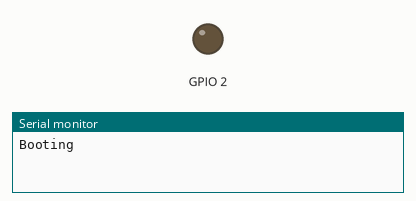
A sketch run on a simulated ESP8266 (NodeMCU). Shown: output pins drawn as LEDs (lit = HIGH), the last lines printed to the serial monitor. WiFi joins after 1.5 s; servers stay silent unless stated.

Above: at 0.1 s.
At 1.6 s:
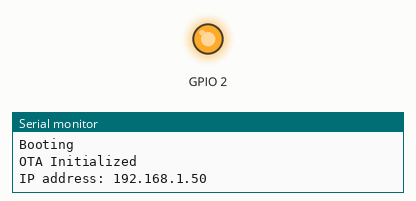
Timing chart, 0 to 3.1 s (numbered marks = the images above):
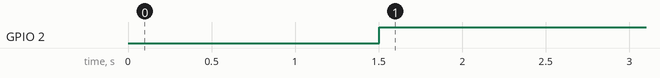

The sketch:

0TA_Template_Sketch.ino
```cpp
#define ESP32_RTOS  // Uncomment this line if you want to use the code with freertos only on the ESP32
                    // Has to be done before including "OTA.h"

#include "OTA.h"
//#include <credentials.h>

#define mySSID "<redacted>"
#define myPASSWORD "<redacted"

void setup() {
  Serial.begin(115200);
  Serial.println("Booting");

  // prepare for OTA updates when connected to the internet
  setupOTA("Muhammadi-Counter", mySSID, myPASSWORD);

  // Your setup code

  pinMode(LED_BUILTIN, OUTPUT);     // Initialize the LED_BUILTIN pin as an output


}

void loop() {
#ifdef defined(ESP32_RTOS) && defined(ESP32)
#else // If you do not use FreeRTOS, you have to regulary call the handle method.
  ArduinoOTA.handle();
#endif

  // Your code here

  digitalWrite(LED_BUILTIN, LOW);   // Turn the LED on (Note that LOW is the voltage level
  // but actually the LED is on; this is because
  // it is active low on the ESP-01)
//  delay(1000);                      // Wait for a second
  digitalWrite(LED_BUILTIN, HIGH);  // Turn the LED off by making the voltage HIGH
  delay(1000);                      // Wait for two seconds (to demonstrate the active low LED)

}
```

OTA.h
```cpp
#ifdef ESP32
#include <WiFi.h>
#include <ESPmDNS.h>
#else
#include <ESP8266WiFi.h>
#include <ESP8266mDNS.h>
#endif

#include <WiFiUdp.h>
#include <ArduinoOTA.h>


#if defined(ESP32_RTOS) && defined(ESP32)
void ota_handle( void * parameter ) {
  for (;;) {
    ArduinoOTA.handle();
    delay(3500);
  }
}
#endif

void setupOTA(const char* nameprefix, const char* ssid, const char* password) {
  // Configure the hostname
  uint16_t maxlen = strlen(nameprefix) + 7;
  char *fullhostname = new char[maxlen];
  uint8_t mac[6];
  WiFi.macAddress(mac);
  snprintf(fullhostname, maxlen, "%s-%02x%02x%02x", nameprefix, mac[3], mac[4], mac[5]);
  ArduinoOTA.setHostname(fullhostname);
  delete[] fullhostname;

  // Configure and start the WiFi station
  WiFi.mode(WIFI_STA);
  WiFi.begin(ssid, password);

  // Wait for connection
  while (WiFi.waitForConnectResult() != WL_CONNECTED) {
    Serial.println("Connection Failed! Rebooting...");
    delay(5000);
    ESP.restart();
  }

  // Port defaults to 3232
  // ArduinoOTA.setPort(3232); // Use 8266 port if you are working in Sloeber IDE, it is fixed there and not adjustable

  // No authentication by default
  // ArduinoOTA.setPassword("admin");

  // Password can be set with it's md5 value as well
  // MD5(admin) = 21232f297a57a5a743894a0e4a801fc3
  // ArduinoOTA.setPasswordHash("21232f297a57a5a743894a0e4a801fc3");

  ArduinoOTA.onStart([]() {
	//NOTE: make .detach() here for all functions called by Ticker.h library - not to interrupt transfer process in any way.
    String type;
    if (ArduinoOTA.getCommand() == U_FLASH)
      type = "sketch";
    else // U_SPIFFS
      type = "filesystem";

    // NOTE: if updating SPIFFS this would be the place to unmount SPIFFS using SPIFFS.end()
    Serial.println("Start updating " + type);
  });

  ArduinoOTA.onEnd([]() {
    Serial.println("\nEnd");
  });

  ArduinoOTA.onProgress([](unsigned int progress, unsigned int total) {
    Serial.printf("Progress: %u%%\r", (progress / (total / 100)));
  });

  ArduinoOTA.onError([](ota_error_t error) {
    Serial.printf("Error[%u]: ", error);
    if (error == OTA_AUTH_ERROR) Serial.println("\nAuth Failed");
    else if (error == OTA_BEGIN_ERROR) Serial.println("\nBegin Failed");
    else if (error == OTA_CONNECT_ERROR) Serial.println("\nConnect Failed");
    else if (error == OTA_RECEIVE_ERROR) Serial.println("\nReceive Failed");
    else if (error == OTA_END_ERROR) Serial.println("\nEnd Failed");
  });

  ArduinoOTA.begin();

  Serial.println("OTA Initialized");
  Serial.print("IP address: ");
  Serial.println(WiFi.localIP());

#if defined(ESP32_RTOS) && defined(ESP32)
  xTaskCreate(
    ota_handle,          /* Task function. */
    "OTA_HANDLE",        /* String with name of task. */
    10000,            /* Stack size in bytes. */
    NULL,             /* Parameter passed as input of the task */
    1,                /* Priority of the task. */
    NULL);            /* Task handle. */
#endif
}
```

Measured:
- by itself, GPIO 2: LOW → HIGH at 1.5 s
